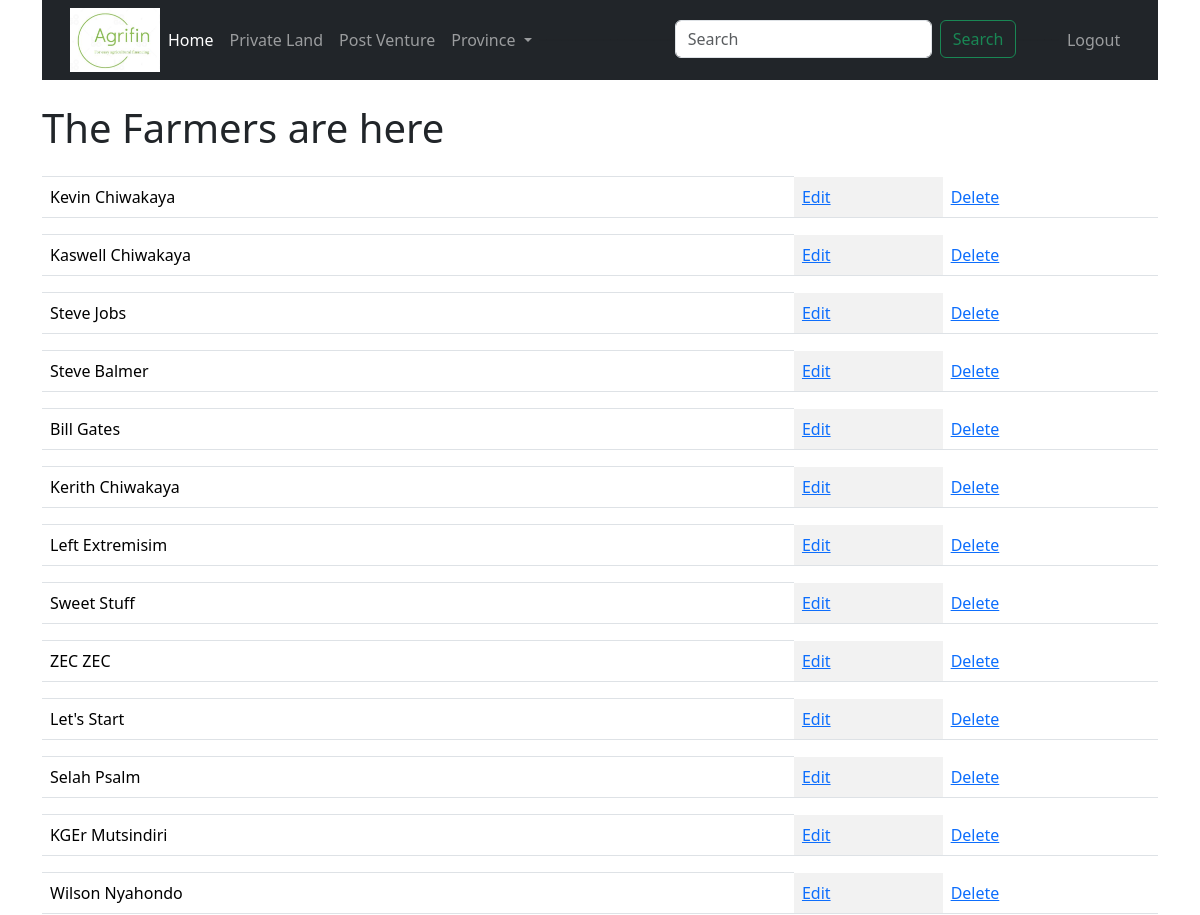
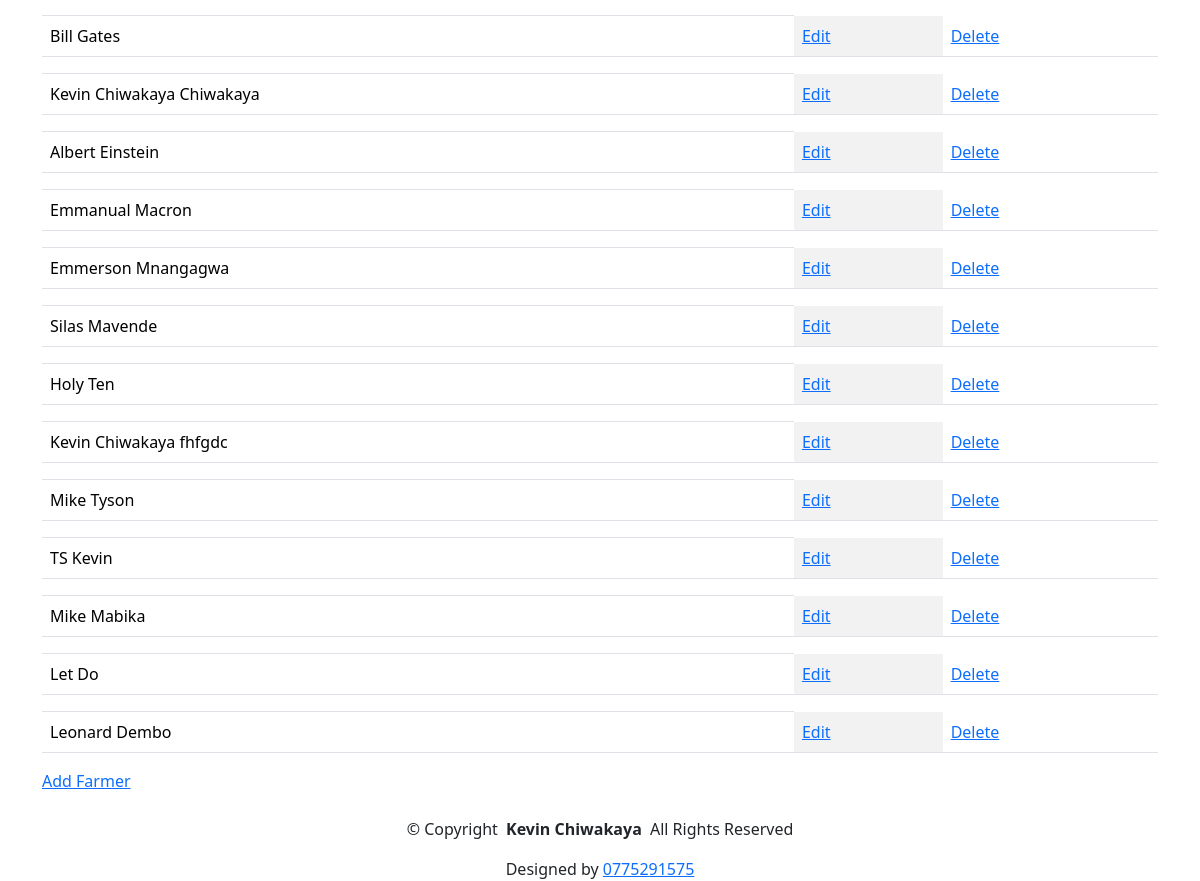
Before: /farmers/ (signed in) with the older database file (2 pictures, top to bottom).
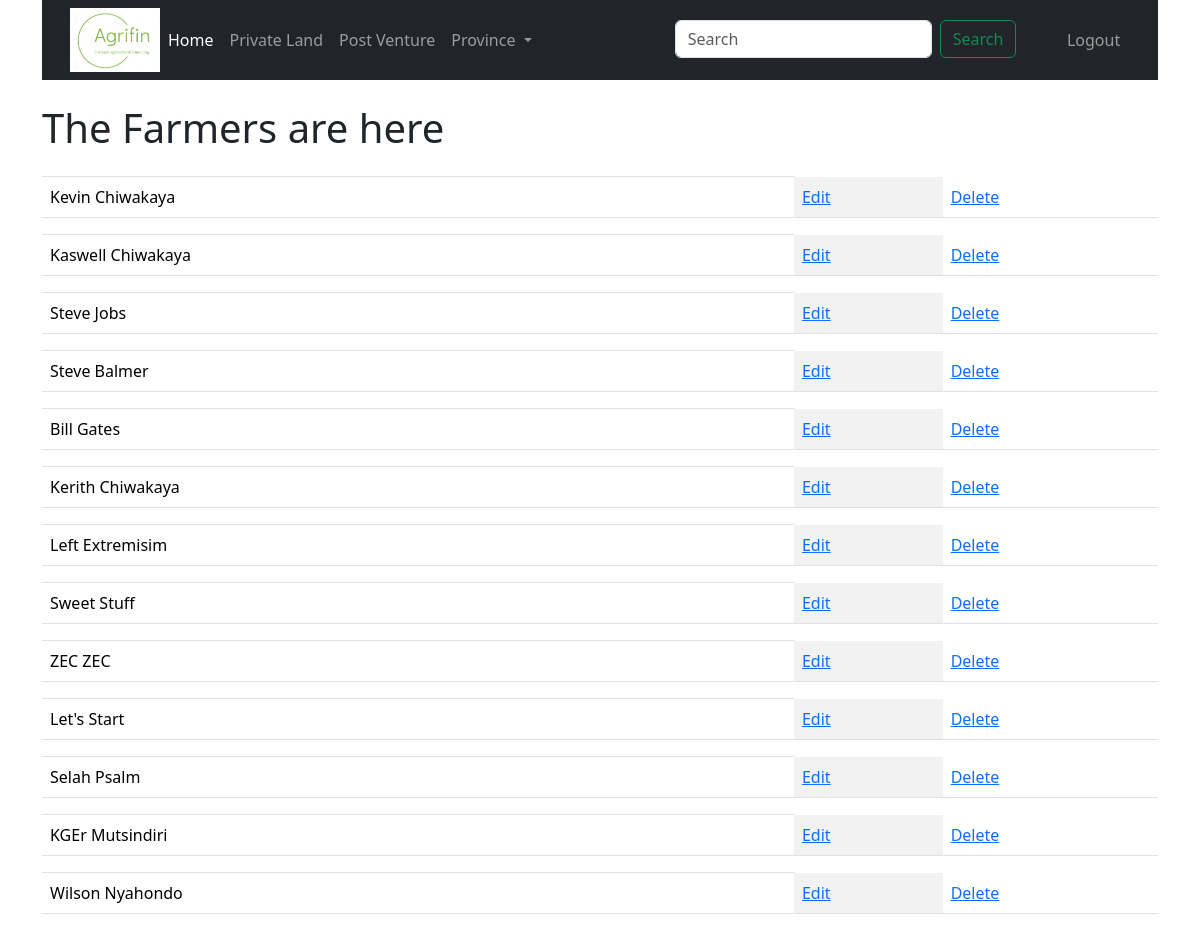
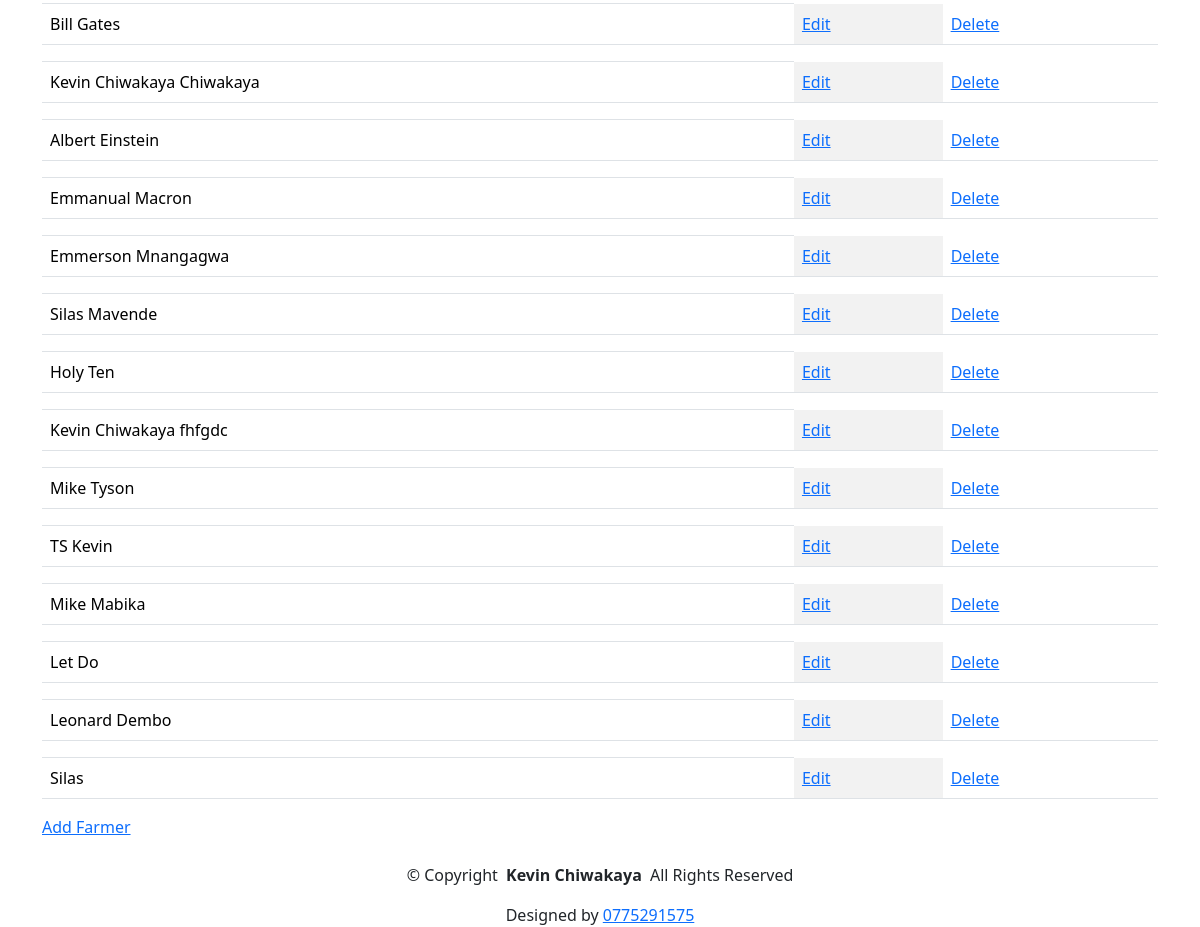
After: the same page with the newer database file (2 pictures, top to bottom).
### farmersapp/models.py (models this page shows, shortened)
class Farmer(models.Model):
    gender = (
   ('M','Male'),
   ('F','Female'),
   )
    user = models.OneToOneField(User,on_delete=models.CASCADE,null =True,blank = True)
    name = models.CharField(max_length=250)
    othername = models.CharField(max_length=250,null=True, blank=True)
    surname = models.CharField(max_length=250)
    address = models.CharField(max_length=250)
    phone = models.CharField(max_length=20)
    email = models.CharField(max_length=250, null=True,blank=True)
    gender = models.CharField(max_length=10,choices=gender)
    national_id = models.CharField(max_length=30,null =True,unique=True,editable=True,blank=False)

### farmersapp/views.py (the view)
# urls.py: path("farmers/",views.farmers,name="farmers"),
@login_required
def farmers(request):
    mfarmers = Farmer.objects.all()
    context = {'mfarmers': mfarmers}
    return render(request,'farmers.html',context)

### farmersapp/templates/farmers.html (shortened to what this page needs)
{%extends 'main.html'%}
    {% load bootstrap5 %} {% bootstrap_css %} {% bootstrap_javascript %}
  {%block content%}
  <h1>The Farmers are here</h1>
  <table class="table table-striped-columns">
    {%for farmer in mfarmers%}
    <th></th>
    <tr>
      <td>{{farmer.name}} {{farmer.surname}}</td>
      <td><a href="{% url 'updatefarmer' farmer.id %}">Edit</a></td>
      <td><a href="{% url 'deletefarmer' farmer.id %}">Delete</a></td>
    </tr>
    {%endfor%}
  </table>
  <a class="btn-getstarted" href="{% url 'createfarmer'%}">Add Farmer</a>
</html>
{%endblock%}

Changed rows visible on the page:
added Farmer: name "Silas"
